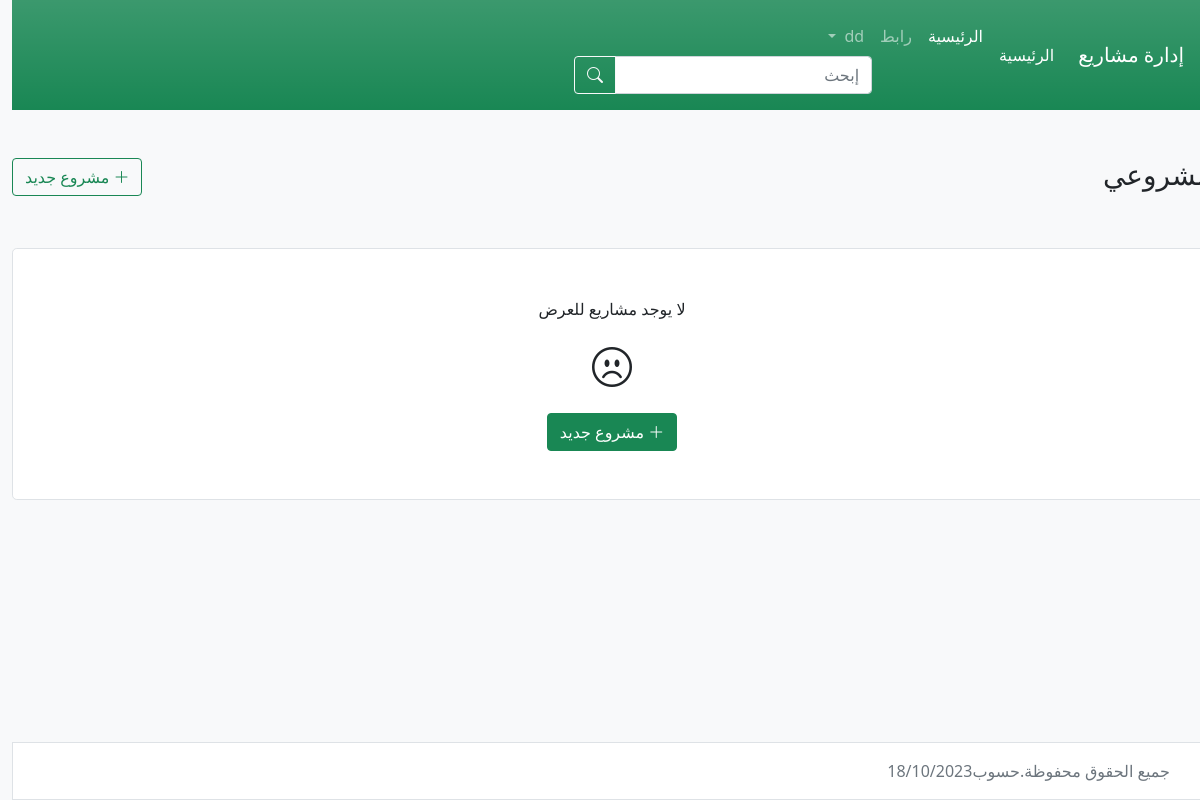
/ (signed in), run on an earlier commit of the app's database.
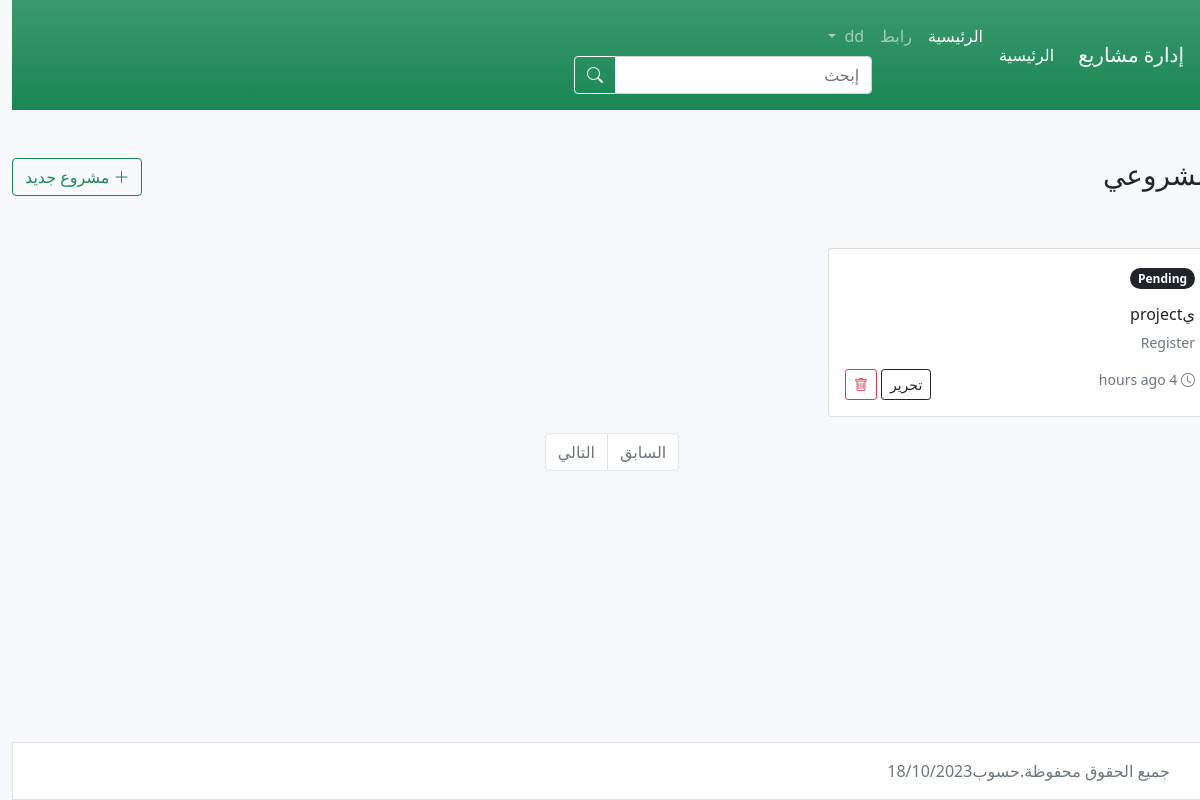
And on a later commit of the database.
### myapp/models.py (models this page shows, shortened)
class Project(models.Model):
    title = models.CharField(max_length=255)
    description = models.TextField()
    status = models.IntegerField(
        choices = ProjectStatus.choices,
        default = ProjectStatus.PENDING
    )
    created_at = models.DateTimeField(auto_now_add=True)
    update_at = models.DateTimeField(auto_now=True)
    category = models.ForeignKey(Category,on_delete=models.PROTECT)
    user = models.ForeignKey(
        AUTH_USER_MODEL,
        on_delete=models.CASCADE,
        null = True
        )
    class Meta:
        verbose_name = ('Project')
        verbose_name_plural = ('Project')

### myapp/views.py (the view)
# urls.py: path('', views.ProjectListView.as_view(), name='Project_List'),
class ProjectListView(LoginRequiredMixin, ListView):
    model = models.Project
    template_name = 'project/List.html'
    paginate_by = 6
    def get_queryset(self):
        query_set = super().get_queryset()
        where ={'user_id': self.request.user}
        q = self.request.GET.get('q', None)
        if q:
            where['title__icontains'] = q
        return query_set.filter(**where)

### myapp/templates/Project/list.html (shortened to what this page needs)
{% extends "base.html" %} {% load i18n %} {% load humanize %} {% block content %}
<div class="d-flex">
  <h3 class="me-auto">{% trans 'مشروعي' %}</h3>
  <div>
    <a href="{% url 'Project_create' %}" class="btn btn-outline-success">
      <i class="bi bi-plus-lg"></i> {% trans 'مشروع جديد' %}
    </a>
  </div>
</div>
<div class="row my-5">
  {% for project in object_list %}
  <div class="col-md-4">
    <div class="card mb-3">
      <div class="card-body">
        <p>
          <span class="badge rounded-pill bg-dark"> {{ project.get_status_display }} </span>
        </p>
        <h3 class="card-title fs-6">{{ project.title }}</h3>
        <p class="card-text text-muted small">{{ project.description }}</p>
        <div class="d-flex">
          <span class="me-auto text-muted small">
            <i class="bi bi-clock"></i>
            <time datetime="{{ project.created_at }}"> {{ project.created_at|naturaltime }} </time>
          </span>
          <a href="{% url 'Project_update' project.id %}" class="btn btn-sm btn-outline-dark mx-1">
            {% trans 'تحرير' %}
          </a>
          <a href="{% url 'Project_delete' project.id %}" class="btn btn-sm btn-outline-danger">
            <i class="bi bi-trash"></i>
          </a>
        </div>
      </div>
    </div>
  </div>
  {% empty %}
  <div class="col-md-12">
    <div class="h-100 p-5 bg-white border rounded-3 text-center">
      <p>{% trans 'لا يوجد مشاريع للعرض' %}</p>
      <p>
        <i class="bi bi-emoji-frown fs-1"></i>
      </p>
      <a class="btn btn-success" type="button" href="{% url 'Project_create' %}">
        <i class="bi bi-plus-lg"></i> {% trans 'مشروع جديد' %}
      </a>
    </div>
  </div>
  {% endfor %} {% if page_obj.paginator.count > 0 %}
  <div class="d-flex justify-content-center bd-highlight mb-3">
    <nav>
      <ul class="pagination">
        {% if page_obj.has_previous %}
        <li class="page-item">
          <a class="page-link" href="?page={{ page_obj.previous_page_number }}">
            {% trans 'Previous' %}
          </a>
        </li>
        {% else %}
        <li class="page-item disabled">
          <a class="page-link" href="#">{% trans 'السابق' %}</a>
        </li>
        {% endif %} {% if page_obj.has_next %}
        <li class="page-item">
          <a class="page-link" href="?page={{ page_obj.next_page_number }}"> {% trans 'التالي' %} </a>
        </li>
        {% else %}
        <li class="page-item disabled">
          <a class="page-link" href="#">{% trans 'التالي' %}</a>
        </li>
        {% endif %}
      </ul>
    </nav>
  </div>
  {% endif %}
</div>
{% endblock %}

### myapp/templates/base.html (shortened to what this page needs)
<!doctype html>
<html lang="ar" class="h-100" dir="rtl">
    <head>
        <link rel="stylesheet" href="https://cdn.jsdelivr.net/npm/bootstrap@5.0.2/dist/css/bootstrap.rtl.min.css">
        <link
           rel="stylesheet"
           href="https://cdn.jsdelivr.net/npm/bootstrap-icons@1.11.1/font/bootstrap-icons.css">
    </head>
    <body class="d-flex flex-column h-100 bg-light">
        {% include 'partials/header.html' %}
        <main class="flex-shrink-0">
        </main>
        {% block content %}
        {% endblock %}
        {% include 'partials/footer.html' %}
    </body>
</html>

### myapp/templates/partials/header.html (shortened to what this page needs)
{% load i18n %}
<nav class="navbar navbar-expand-lg navbar-dark bg-success bg-gradient p-3">
    <div class="container-fluid">
      <a class="navbar-brand" href="{% url 'Project_List' %}">{% trans 'إدارة مشاريع' %}</a>
      <div class="collapse navbar-collapse" id="navbarNav">
        <ul class="navbar-nav">
          <li class="nav-item">
            <a class="nav-link active" aria-current="page" href="{% url 'Project_List' %}">{% trans 'الرئيسية' %}</a>
          </li>
        </ul>
        {% if user.is_authenticated %}
           <ul class="navbar-nav mb-2 mb-lg-0 me-3">
            <li class="nav-item">
              <a class="nav-link active" aria-current="page" href="#">الرئيسية</a>
            </li>
            <li class="nav-item">
              <a class="nav-link" href="#">رابط</a>
            </li>
            <li class="nav-item dropdown">
              <a class="nav-link dropdown-toggle" href="#" role="button" data-bs-toggle="dropdown" aria-expanded="false">
                {{ user.username }}
              </a>
           <form method="GET" action="{% url 'Project_List' %}" class="d-flex">
            <div class="input-group">
             <input
              type="text"
              name="q"
              class="form-control"
              placeholder="{% trans 'إبحث' %}"
              value="{{ request.GET.q }}"
              />
             <button class="btn btn-outline-light" type="sumnit">
              <i class="bi bi-search"></i>
             </button>
            </div>
           </form>
        {% endif %}
      </div>
    </div>
  </nav>

### myapp/templates/partials/footer.html
{% load i18n %}
<footer class="footer mt-auto py-3 bg-white border">
    <div class="container">
        <span class="text-muted">
            {% trans 'جميع الحقوق محفوظة.حسوب18/10/2023' %}
        </span>
    </div>
</footer>

What changed in the data, as far as the page shows it:
added Project: status "Pending", title "يproject", description "Register", created_at "4 hours ago"
Also different on the page:
text no longer shown: "لا يوجد مشاريع للعرض مشروع جديد"
text now shown: "السابق التالي"
